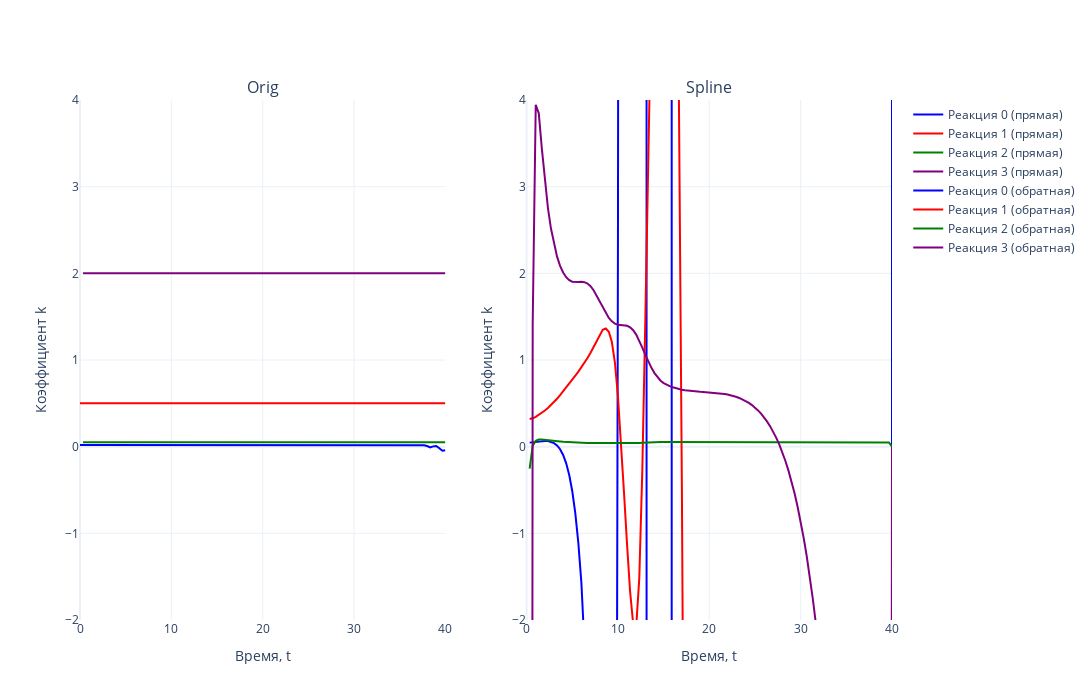

Source (notebook cell):
### Markdown cell above
## Генерация k в ходе обратной задачи

### Code cell
# Задаем цвета (4 цвета для реакций)
colors = ['blue', 'red', 'green', 'purple']

# Создаем два подграфика (2 столбца, 1 строка)
fig = make_subplots(rows=1, cols=2, subplot_titles=['Orig', 'Spline'])

# Первый график (прямая задача)
for i in range(N_REACTION):  
    fig.add_trace(go.Scatter(
        x=tsteps, 
        y=K_TRUE[i, :], 
        mode='lines', 
        name=f'Реакция {i} (прямая)',
        line=dict(color=colors[i % len(colors)])  # Применяем цвета циклично
    ), row=1, col=1)

# Второй график (обратная задача)
for i in range(N_REACTION):  
    fig.add_trace(go.Scatter(
        x=tsteps, 
        y=k_g_spline[i, :], 
        mode='lines', 
        name=f'Реакция {i} (обратная)',
        line=dict(color=colors[i % len(colors)])  # Применяем цвета циклично
    ), row=1, col=2)

# Настройки общего макета
fig.update_layout(
    template='plotly_white',
    width=1400,  # Общая ширина холста
    height=700,  # Высота холста
    showlegend=True
)

# Ограничение оси Y
fig.update_yaxes(range=[-2, 4], title_text='Коэффициент k', row=1, col=1)
fig.update_yaxes(range=[-2, 4], title_text='Коэффициент k', row=1, col=2)

# Подписи оси X
fig.update_xaxes(title_text='Время, t', row=1, col=1)
fig.update_xaxes(title_text='Время, t', row=1, col=2)

# Отображение графика
fig.show()
